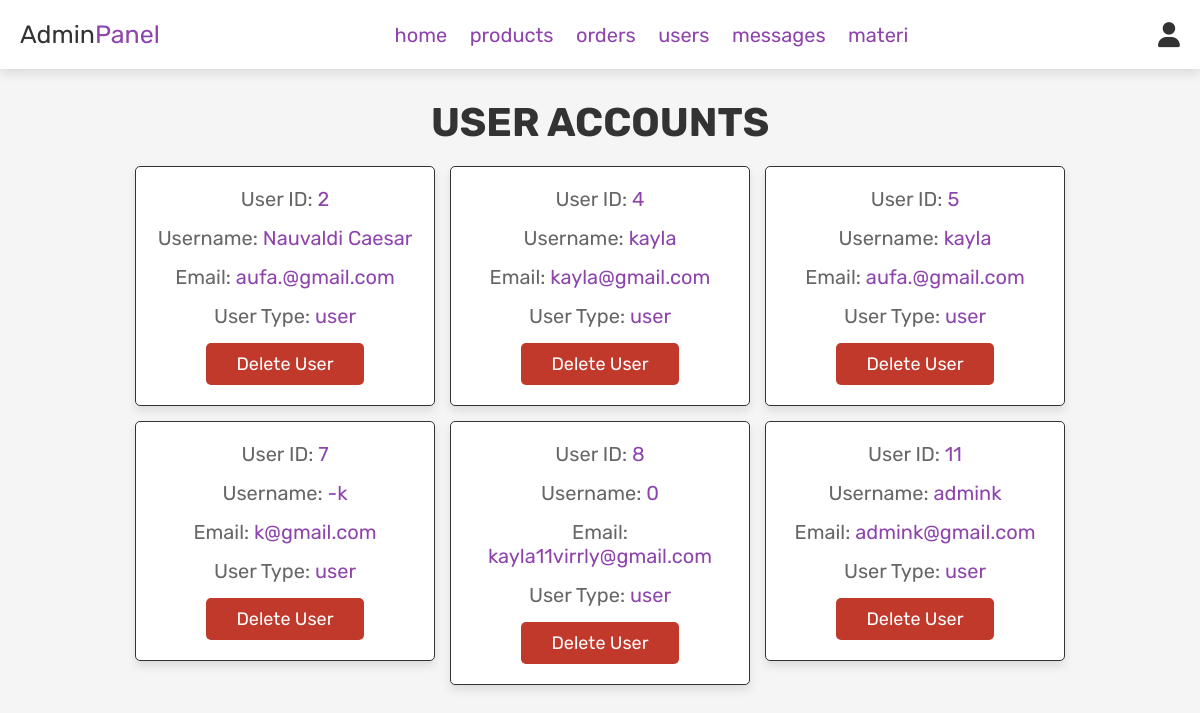
/admin_users.php (signed in), run on an earlier commit of the app's database.
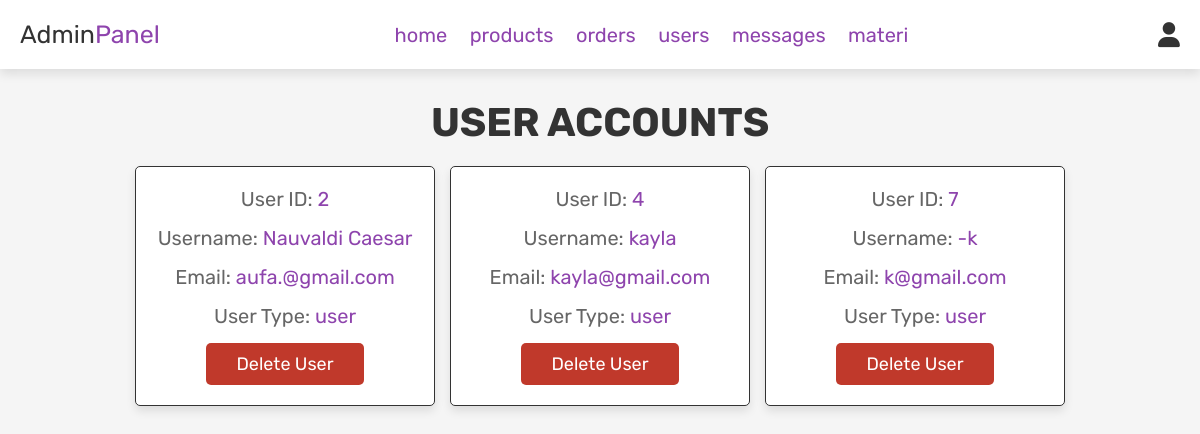
And on a later commit of the database.
### tables this page shows
CREATE TABLE `users` (
  `id` int(100) NOT NULL,
  `name` varchar(100) NOT NULL,
  `email` varchar(100) NOT NULL,
  `password` varchar(100) NOT NULL,
  `user_type` varchar(20) NOT NULL DEFAULT 'user'
);

### admin_users.php (the view, shortened to what this page needs)
<?php
include 'config.php';
?>
<!DOCTYPE html>
<html lang="en">
<head>
   <link rel="stylesheet" href="https://cdnjs.cloudflare.com/ajax/libs/font-awesome/6.0.0/css/all.min.css">
   <link rel="stylesheet" href="css/admin_style.css">
</head>
<body>
<?php include 'admin_header.php'; ?>
<section class="users">
   <h1 class="title">User Accounts</h1>
   <div class="box-container">
      <?php
         $select_users = mysqli_query($conn, "SELECT * FROM `users`") or die('query failed');
         while($fetch_users = mysqli_fetch_assoc($select_users)){
            if($fetch_users['user_type'] != 'admin'){
      ?>
      <div class="box">
         <p> User ID: <span><?php echo $fetch_users['id']; ?></span> </p>
         <p> Username: <span><?php echo $fetch_users['name']; ?></span> </p>
         <p> Email: <span><?php echo $fetch_users['email']; ?></span> </p>
         <p> User Type: <span style="color:<?php if($fetch_users['user_type'] == 'admin'){ echo 'var(--orange)'; } ?>"><?php echo $fetch_users['user_type']; ?></span> </p>
         <a href="admin_users.php?delete=<?php echo $fetch_users['id']; ?>" onclick="return confirm('Delete this user?');" class="delete-btn">Delete User</a>
      </div>
      <?php
            }
         };
      ?>
   </div>
</section>
</body>
</html>

What changed in the data, as far as the page shows it:
removed users: id "5", name "kayla", email "aufa.@gmail.com", user_type "user"
removed users: id "8", name "0", email "kayla11virrly@gmail.com", user_type "user"
removed users: id "11", name "admink", email "admink@gmail.com", user_type "user"
